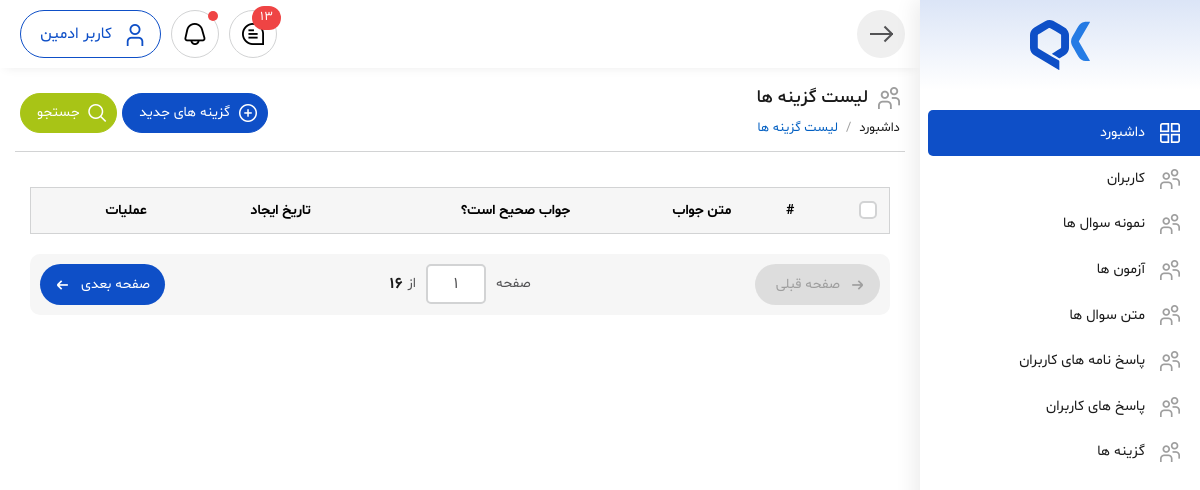
The app's page /quiz/options-dashboard, older data.
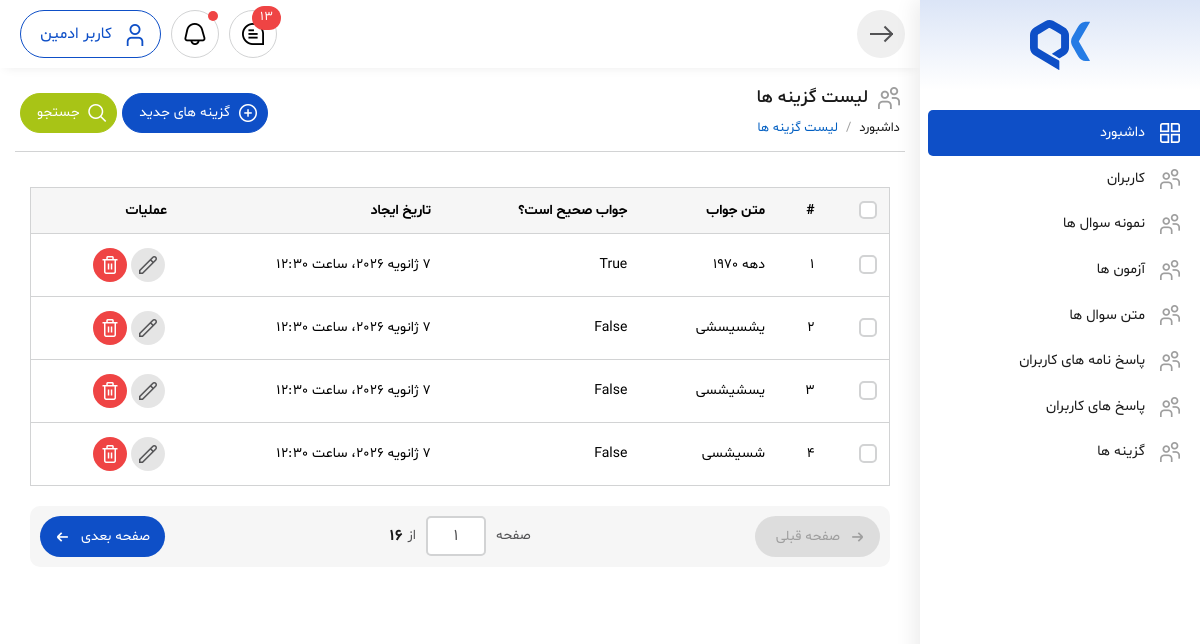
The same page, newer data.
### quizbuilder_module/models.py (models this page shows, shortened)
class QuizQuestionChoice(models.Model):
    text = models.CharField(
        max_length=256,
        verbose_name='متن جواب'
    )
    is_answer = models.BooleanField(
        default=False,
        verbose_name='جواب صحیح است؟'
    )
    created_at = models.DateTimeField(
        auto_now_add=True,
        verbose_name='تاریخ ایجاد'
    )
    class Meta:
        verbose_name = 'گزینه ها'
        verbose_name_plural = 'گزینه ها'
        ordering = ['created_at']

### quizbuilder_module/views.py (the view)
# urls.py: path('options-dashboard', views.OptionsDashboard.as_view(), name='options_dashboard'),
class OptionsDashboard(ListView):
    model = QuizQuestionChoice
    template_name = 'quizbuilder_module/options_dashboard.html'
    context_object_name = 'options'
    paginate_by = 20
    def get_queryset(self):
        options = QuizQuestionChoice.objects.all()
        return options
    def get_context_data(self, **kwargs):
        context = super().get_context_data(**kwargs)
        return context

### quizbuilder_module/templates/quizbuilder_module/options_dashboard.html (shortened to what the changed rows need)
{% extends 'layout/_master.html' %}
{% block content %}
<body>
<div class="main-body-content">
    <div class="main-header">
                    <div class="inner">
                        <div class="title">
                            <h1><i class="fi fi-rs-users"></i>لیست گزینه ها</span>
                            </h1>
                        </div>
                    </div>
                </div>
    <div class="main-inner">
                    <div class="table-responsive">
                        <table class="table-custom">
                            <thead>
                                <tr>
                                    <th scope="col">
                                        <div class="checkbox-group m-0">
                                            <input class="form-check-input" type="checkbox" value=""
                                                id="checbox-select-all">
                                        </div>
                                    </th>
                                    <th scope="col">#</th>
                                    <th scope="col">متن جواب</th>
                                    <th scope="col">جواب صحیح است؟</th>
                                    <th scope="col">تاریخ ایجاد</th>
                                    <th scope="col">عملیات</th>
                                </tr>
                            </thead>
                            <tbody>
                                {% for option in options %}
                                	<tr>
                                    <td scope="row">
                                        <div class="checkbox-group m-0">
                                            <input class="form-check-input" type="checkbox" value=""
                                                id="checbox-select-1">
                                        </div>
                                    </td>
                                    <td scope="row">{{ forloop.counter }}</td>
                                    <td>{{ option.text }}</td>
                                    <td>{{ option.is_answer }}</td>
                                    <td>{{ option.created_at }}</td>
                                    <td>
                                        <div class="btns-action">
                                            <a href="user-add.html" class="btn-circle"><i
                                                    class="fi fi-rs-pencil"></i></a>
                                            <a href="#" class="btn-circle color-red" data-modal-name="modal-delete"><i
                                                    class="fi fi-rs-trash"></i></a>
                                        </div>
                                    </td>
                                </tr>
                                {% endfor %}
                            </tbody>
                        </table>
                    </div>
                </div>
</div>
</body>
{% endblock %}

Row changes from the older to the newer data that the page shows:
added QuizQuestionChoice: text "دهه ۱۹۷۰", is_answer "True", created_at "7 ژانویه 2026، ساعت 12:30"
added QuizQuestionChoice: text "یشسیسشی", is_answer "False", created_at "7 ژانویه 2026، ساعت 12:30"
added QuizQuestionChoice: text "یسشیشسی", is_answer "False", created_at "7 ژانویه 2026، ساعت 12:30"
added QuizQuestionChoice: text "شسیشسی", is_answer "False", created_at "7 ژانویه 2026، ساعت 12:30"
